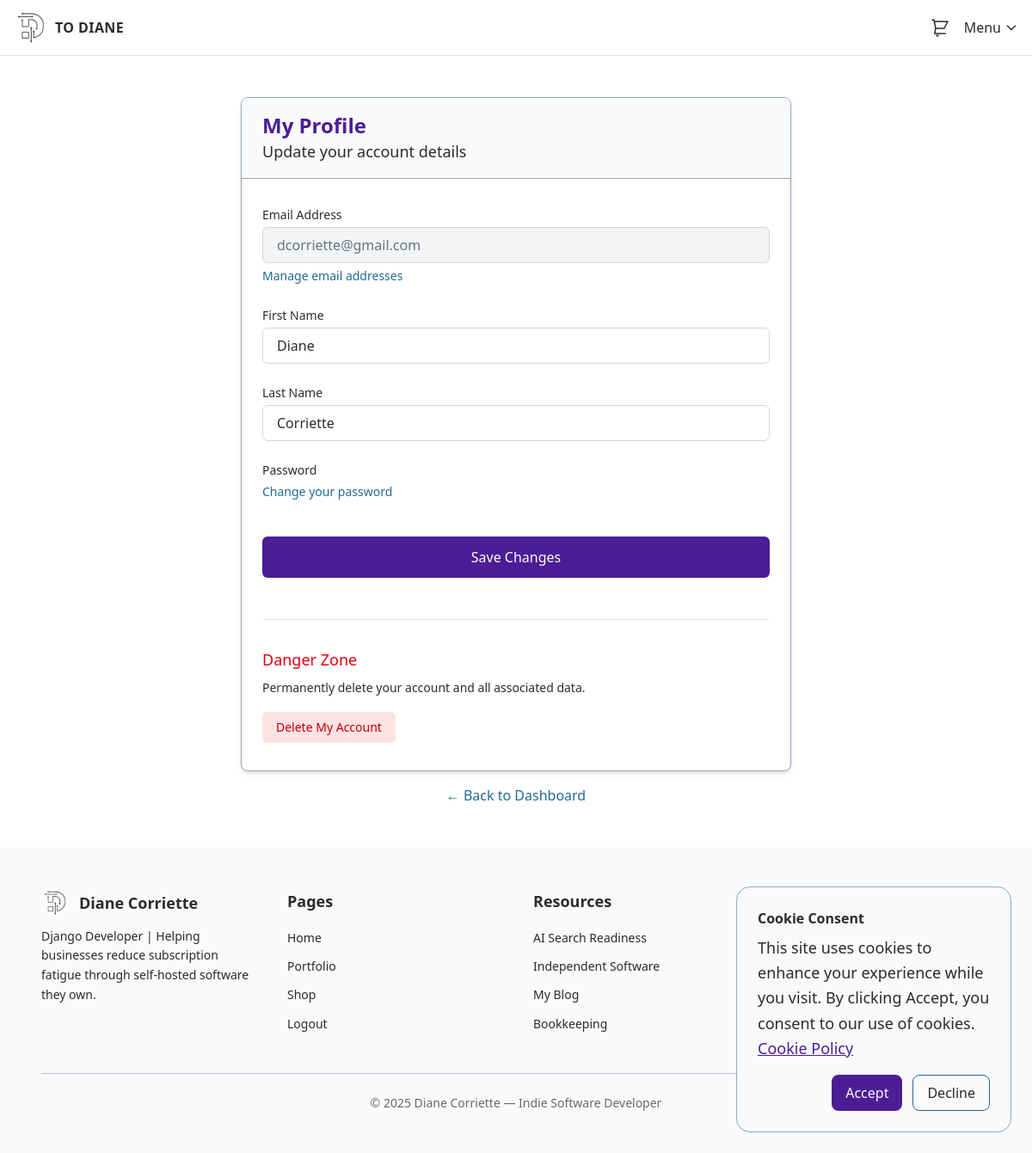
The page /accounts/profile/ (signed in) on the database its author committed.
### accounts/models.py (models this page shows, shortened)
class User(AbstractUser):
    username = None
    email = models.EmailField(unique=True)
    is_verified = models.BooleanField(default=False)
    USERNAME_FIELD = "email"
    REQUIRED_FIELDS = []
    objects = UserManager()

### accounts/views.py (the view)
# urls.py: path("profile/", views.profile_view, name="profile"),
@login_required
def profile_view(request):
    user = request.user
    if request.method == "POST":
        form = ProfileForm(request.POST, instance=user)
        if form.is_valid():
            form.save()
            messages.success(request, "Your profile has been updated.")
            return redirect("accounts:profile")
    else:
        form = ProfileForm(instance=user)
    context = {
        "form": form,
        "user": user,
    }
    return render(request, "accounts/profile.html", context)

### accounts/forms.py
class ProfileForm(forms.ModelForm):
    class Meta:
        model = User
        fields = ["first_name", "last_name"]
        widgets = {
            "first_name": forms.TextInput(
                attrs={
                    "class": "w-full border px-3 py-2 rounded",
                    "placeholder": "First name",
                }
            ),
            "last_name": forms.TextInput(
                attrs={
                    "class": "w-full border px-3 py-2 rounded",
                    "placeholder": "Last name",
                }
            ),
        }

### core/context_processors.py (called while the page is built)
def dashboard_announcement(request):
    announcement = DashboardAnnouncement.objects.order_by("-updated").first()
    return {"dashboard_announcement": announcement}

### shop/cart.py (called while the page is built)
    def __len__(self):
        return sum(item["quantity"] for item in self.cart.values())

### shop/context_processors.py (called while the page is built)
def cart(request):
    return {"cart": Cart(request)}

### accounts/templates/accounts/profile.html (shortened to what this page needs)
{% extends "base.html" %}
{% block content %}
<div class="max-w-2xl mx-auto my-12 px-4">
    <div class="bg-white shadow-md rounded-lg overflow-hidden border border-[color:var(--color-brand-accent)]">
        <div class="bg-[color:var(--color-brand-light)] border-b border-[color:var(--color-brand-accent)] px-6 py-4">
            <h1 class="text-2xl font-bold text-[color:var(--color-brand-primary)]">My Profile</h1>
            <p class="text-[color:var(--color-font-muted)]">Update your account details</p>
        </div>
        <div class="px-6 py-8">
            <form method="post" class="space-y-6">
                <div>
                    <label class="block text-sm font-medium text-[color:var(--color-font-main)] mb-1">
                        Email Address
                    </label>
                    <input
                        type="email"
                        value="{{ user.email }}"
                        disabled
                        class="w-full px-4 py-2 border border-gray-300 rounded-md bg-gray-100 text-gray-500"
                    >
                    <p class="mt-1 text-sm text-[color:var(--color-font-muted)]">
                        <a href="{% url 'account_email' %}" class="text-[color:var(--color-brand-secondary)] hover:underline">
                            Manage email addresses
                        </a>
                    </p>
                </div>
                <div>
                    <label for="id_first_name" class="block text-sm font-medium text-[color:var(--color-font-main)] mb-1">
                        First Name
                    </label>
                    <input
                        type="text"
                        name="first_name"
                        id="id_first_name"
                        value="{{ form.first_name.value|default:'' }}"
                        class="w-full px-4 py-2 border border-gray-300 rounded-md focus:ring-2 focus:ring-[color:var(--color-brand-primary)] focus:border-transparent"
                        placeholder="Your first name"
                    >
                </div>
                <div>
                    <label for="id_last_name" class="block text-sm font-medium text-[color:var(--color-font-main)] mb-1">
                        Last Name
                    </label>
                    <input
                        type="text"
                        name="last_name"
                        id="id_last_name"
                        value="{{ form.last_name.value|default:'' }}"
                        class="w-full px-4 py-2 border border-gray-300 rounded-md focus:ring-2 focus:ring-[color:var(--color-brand-primary)] focus:border-transparent"
                        placeholder="Your last name"
                    >
                </div>
                <div>
                    <label class="block text-sm font-medium text-[color:var(--color-font-main)] mb-1">
                        Password
                    </label>
                    <p class="text-sm text-[color:var(--color-font-muted)]">
                        <a href="{% url 'account_change_password' %}" class="text-[color:var(--color-brand-secondary)] hover:underline">
                            Change your password
                        </a>
                    </p>
                </div>
                <div class="pt-4">
                    <button
                        type="submit"
                        class="w-full bg-[color:var(--color-brand-primary)] text-white py-3 px-6 rounded-md hover:bg-[color:var(--color-brand-primary-contrast)] transition-colors font-medium"
                    >
                        Save Changes
                    </button>
                </div>
            </form>
            <div class="mt-12 pt-8 border-t border-gray-200">
                <h3 class="text-lg font-medium text-red-600 mb-2">Danger Zone</h3>
                <p class="text-sm text-[color:var(--color-font-muted)] mb-4">
                    Permanently delete your account and all associated data.
                </p>
                <a
                    href="{% url 'accounts:delete_account' %}"
                    class="inline-block bg-red-100 text-red-700 py-2 px-4 rounded-md hover:bg-red-200 transition-colors text-sm font-medium"
                >
                    Delete My Account
                </a>
            </div>
        </div>
    </div>
    <div class="mt-4 text-center">
        <a href="{% url 'accounts:dashboard' %}" class="text-[color:var(--color-brand-secondary)] hover:underline">
            ← Back to Dashboard
        </a>
    </div>
</div>
{% endblock %}

### rows shown on the page
User: email "dcorriette@gmail.com", first_name "Diane", last_name "Corriette"
